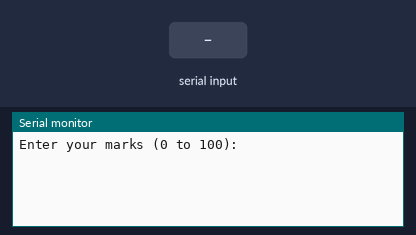
Recording of a sketch running on a simulated Arduino Uno, built with avr-gcc and run on an emulated ATmega328P. Shown: the last lines printed to the serial monitor. The inputs (shaded band) are chosen by the test bench.

Above: at 1.2 s.
1.3 s: "90,45\n" received over Serial
At 1.8 s:
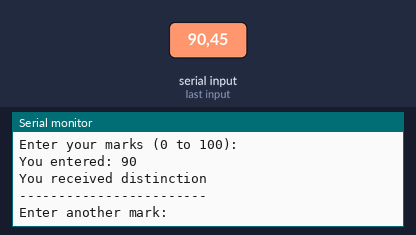
2.8 s: "30,150\n" received over Serial
At 3.9 s:
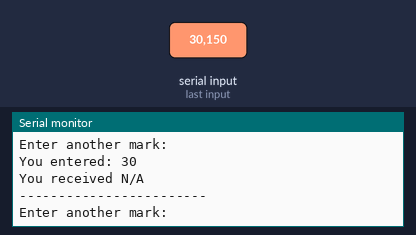

Measured:
- after the input at 1.3 s, the serial monitor: prints a new line at once (image 1)
- after the input at 2.8 s, the serial monitor: prints a new line at once (image 2)

The sketch:

Grade_Output.ino
```cpp
int a = 0;    // variable to store user input
String input;

void setup() {
  Serial.begin(9600);
  Serial.println("Enter your marks (0 to 100):");
}

void loop() {

  // Check if user typed something
  if (Serial.available() > 0) {

    input = Serial.readStringUntil('\n');  // read one line
    a = input.toInt();                     // convert to number

    Serial.print("You entered: ");
    Serial.println(a);

    // ----- Grade Checking -----
    if (a >= 70) {
      Serial.println("You received distinction");
    }
    else if (a >= 40) {
      Serial.println("You received merit");
    }
    else {
      Serial.println("You received N/A");
    }

    Serial.println("------------------------");
    Serial.println("Enter another mark:");
  }
}
```
